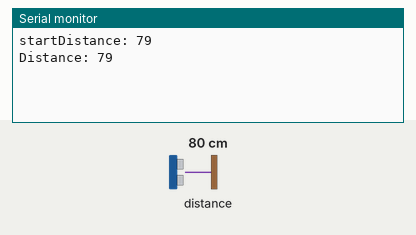
This sketch was run on a simulated ESP8266 (NodeMCU). Parts: the last lines printed to the serial monitor. Wiring (inferred from the names in the program): ultrasonic range finder: trigger D4; echo D3. The inputs (shaded band) are chosen by the test bench; at power-on: distance to the obstacle 80 cm. The echo pulse lasts 58.3 µs per cm.

Above: at 1.8 s.
1.9 s: distance to the obstacle set to 2 cm
At 2.5 s:
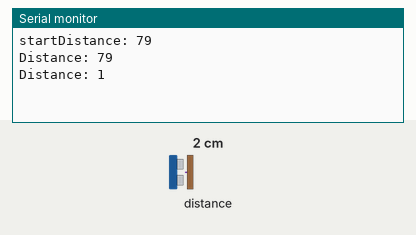
3.4 s: distance to the obstacle set to 4 cm
At 4.8 s:
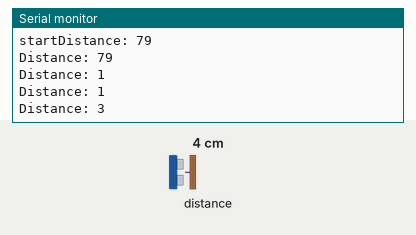
Timing chart, 0 to 6.4 s (numbered marks = the images above; inputs shaded):
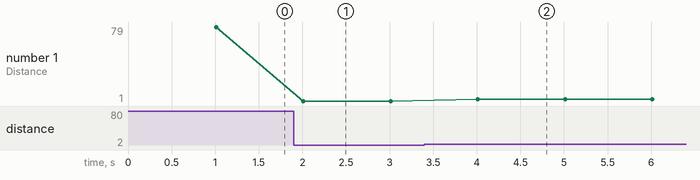

The sketch:

ultrasonic.ino
```cpp
int trigPin = D4;
int echoPin = D3;
long duration;
int distance;
void setup(){
  pinMode(trigPin, OUTPUT); // Sets the trigPin as an Output
  pinMode(echoPin, INPUT); // Sets the echoPin as an Input
  Serial.begin(9600); // Starts the serial communication
  digitalWrite(trigPin, LOW);
  Serial.print("start");
}
void loop(){
  digitalWrite(trigPin, HIGH);    //initial pulse
  delayMicroseconds(10);
  digitalWrite(trigPin, LOW);
  duration = pulseIn(echoPin, HIGH);    //reads the echoPin, travel time in microseconds
  distance= duration*0.034/2;
  Serial.print("Distance: ");
  Serial.println(distance);
  delay(1000);
}
```

Measured:
- after the input at 1.9 s, the serial monitor: prints a new line after 0.11 s (image 1)
- after the input at 3.4 s, the serial monitor: prints a new line after 0.61 s (image 2)
- plotted number 1: 79 → 1 after the input at 1.9 s, 1 → 3 after the input at 3.4 s
